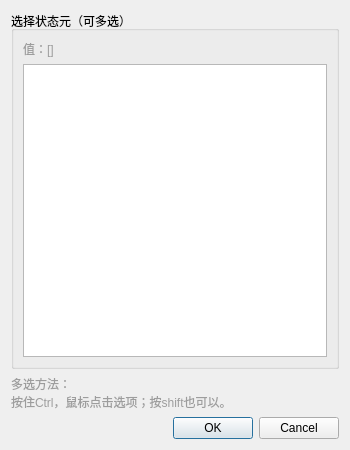
<?xml version="1.0" encoding="UTF-8"?>
<ui version="4.0">
 <class>W_COAS_DefaultRandomSeq</class>
 <widget class="QDialog" name="W_COAS_DefaultRandomSeq">
  <property name="geometry">
   <rect>
    <x>0</x>
    <y>0</y>
    <width>350</width>
    <height>450</height>
   </rect>
  </property>
  <property name="windowTitle">
   <string>默认的状态元集合</string>
  </property>
  <layout class="QVBoxLayout" name="verticalLayout" stretch="0,0,0">
   <item>
    <widget class="QGroupBox" name="groupBox">
     <property name="title">
      <string>选择状态元（可多选）</string>
     </property>
     <layout class="QVBoxLayout" name="verticalLayout_2">
      <item>
       <widget class="QLabel" name="label">
        <property name="styleSheet">
         <string notr="true">color: rgb(157, 157, 157);</string>
        </property>
        <property name="text">
         <string>值：[]</string>
        </property>
        <property name="wordWrap">
         <bool>true</bool>
        </property>
       </widget>
      </item>
      <item>
       <widget class="QTableWidget" name="tableWidget">
        <property name="styleSheet">
         <string notr="true">
QTableView::item:selected {
	background-color: qlineargradient(spread:pad, x1:0, y1:0, x2:0, y2:1, stop:0 #5C87D9, stop:0.505 #557CC7, stop:1 #5075BC);
}</string>
        </property>
       </widget>
      </item>
     </layout>
    </widget>
   </item>
   <item>
    <widget class="QLabel" name="label_2">
     <property name="styleSheet">
      <string notr="true">color: rgb(157, 157, 157);</string>
     </property>
     <property name="text">
      <string>多选方法：
按住Ctrl，鼠标点击选项；按shift也可以。</string>
     </property>
    </widget>
   </item>
   <item>
    <widget class="QDialogButtonBox" name="buttonBox">
     <property name="standardButtons">
      <set>QDialogButtonBox::Cancel|QDialogButtonBox::Ok</set>
     </property>
    </widget>
   </item>
  </layout>
 </widget>
 <resources>
  <include location="../../../../drillgifactionsequenceeditor.qrc"/>
 </resources>
 <connections>
  <connection>
   <sender>buttonBox</sender>
   <signal>rejected()</signal>
   <receiver>W_COAS_DefaultRandomSeq</receiver>
   <slot>reject()</slot>
   <hints>
    <hint type="sourcelabel">
     <x>335</x>
     <y>402</y>
    </hint>
    <hint type="destinationlabel">
     <x>351</x>
     <y>228</y>
    </hint>
   </hints>
  </connection>
  <connection>
   <sender>buttonBox</sender>
   <signal>accepted()</signal>
   <receiver>W_COAS_DefaultRandomSeq</receiver>
   <slot>accept()</slot>
   <hints>
    <hint type="sourcelabel">
     <x>202</x>
     <y>388</y>
    </hint>
    <hint type="destinationlabel">
     <x>13</x>
     <y>371</y>
    </hint>
   </hints>
  </connection>
 </connections>
</ui>
